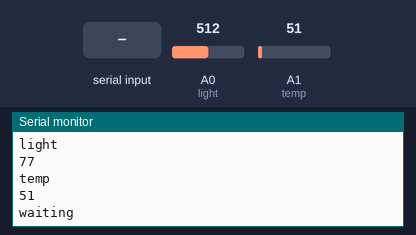
The sketch below on a simulated Arduino Uno, built with avr-gcc and run on an emulated ATmega328P. Parts: the last lines printed to the serial monitor. The inputs (shaded band) are chosen by the test bench; at power-on: A1 (temp) = 51, A0 (light) = 512. The modem accepts every AT command (registered, SIM ready, sends succeed) and sends nothing else.

Above: at 1.7 s.
1.8 s: A1 (temp) set to 61
At 12.0 s:
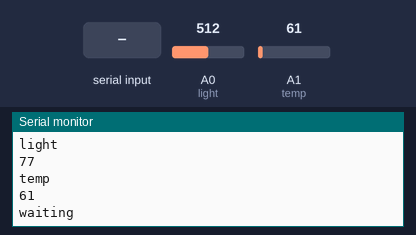
12.4 s: A0 (light) set to 716
16.3 s: "1" received over the second serial link
20.2 s: "0" received over the second serial link
24.1 s: A1 (temp) set to 71
28.0 s: A0 (light) set to 900
At 32.5 s:
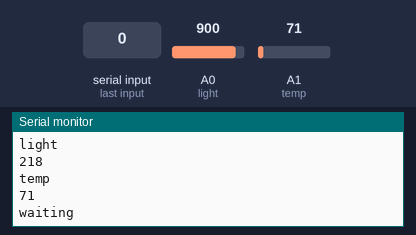
Timing chart, 0 to 32.9 s (numbered marks = the images above; inputs shaded):
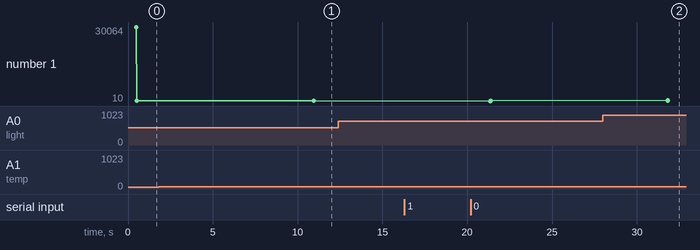

The sketch:

sketch.ino
```cpp
#include <SoftwareSerial.h>

SoftwareSerial gsm(7, 8);
int light = 0;
int temp  = 1;

void setup()
{
  gsm.begin(19200);
  Serial.begin(19200);
  delay(500);
  Serial.println('setup');

}

void loop()
{
  int lightData = analogRead(light);
  lightData = map(lightData, 300, 1000, 0, 255);
  lightData = constrain(lightData, 0, 255);
  Serial.println("light");
  Serial.println(lightData);


  int tempData = analogRead(temp);
  Serial.println("temp");
  Serial.println(tempData);


  //send data
  Serial.println("waiting");
  delay(10000);
  sendSMS(lightData, tempData);


  //echo modem output
  while(gsm.available()){
    Serial.write(gsm.read());
  }
}

void sendSMS(int light, int temp)
{
  gsm.print("AT+CMGF=1\r");
  delay(100);
  gsm.println("AT + CMGS = \"+NEXMO_NUMBER\"");
  delay(100);
  gsm.println(light);
  gsm.println(temp);
  delay(100);
  gsm.println((char)26);
  delay(100);
  gsm.println();
}
```

Measured:
- after the input at 1.8 s, the serial monitor: prints a new line after 9.2 s (image 1)
- after the input at 28.0 s, the serial monitor: prints a new line after 3.8 s (image 2)
- plotted number 1: 51 → 61 after the input at 1.8 s
